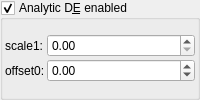
    <widget class="MyGroupBox" name="groupCheck_analyticDE_enabled_false">
     <property name="title">
      <string>Analytic D&amp;E enabled</string>
     </property>
     <property name="checkable">
      <bool>true</bool>
     </property>
     <layout class="QVBoxLayout" name="verticalLayout_12" stretch="0">
      <property name="spacing">
       <number>2</number>
      </property>
      <property name="leftMargin">
       <number>2</number>
      </property>
      <property name="topMargin">
       <number>2</number>
      </property>
      <property name="rightMargin">
       <number>2</number>
      </property>
      <property name="bottomMargin">
       <number>2</number>
      </property>
      <item>
       <layout class="QGridLayout" name="gridLayout_28" columnstretch="0,0,1">
        <property name="spacing">
         <number>2</number>
        </property>
        <item row="1" column="1">
         <widget class="QLabel" name="label_178">
          <property name="text">
           <string>offset0:</string>
          </property>
         </widget>
        </item>
        <item row="0" column="1">
         <widget class="QLabel" name="label_179">
          <property name="text">
           <string>scale1:</string>
          </property>
         </widget>
        </item>
        <item row="0" column="2">
         <widget class="MyDoubleSpinBox" name="spinbox_analyticDE_scale_1">
          <property name="sizePolicy">
           <sizepolicy hsizetype="Minimum" vsizetype="Maximum">
            <horstretch>0</horstretch>
            <verstretch>0</verstretch>
           </sizepolicy>
          </property>
          <property name="prefix">
           <string/>
          </property>
          <property name="suffix">
           <string/>
          </property>
          <property name="decimals">
           <number>2</number>
          </property>
          <property name="minimum">
           <double>0.000000000000000</double>
          </property>
          <property name="maximum">
           <double>99.989999999999995</double>
          </property>
          <property name="singleStep">
           <double>0.100000000000000</double>
          </property>
         </widget>
        </item>
        <item row="1" column="2">
         <widget class="MyDoubleSpinBox" name="spinbox_analyticDE_offset_0">
          <property name="sizePolicy">
           <sizepolicy hsizetype="Minimum" vsizetype="Maximum">
            <horstretch>0</horstretch>
            <verstretch>0</verstretch>
           </sizepolicy>
          </property>
          <property name="prefix">
           <string/>
          </property>
          <property name="suffix">
           <string/>
          </property>
          <property name="decimals">
           <number>2</number>
          </property>
          <property name="minimum">
           <double>-99.989999999999995</double>
          </property>
          <property name="maximum">
           <double>99.989999999999995</double>
          </property>
          <property name="singleStep">
           <double>0.100000000000000</double>
          </property>
         </widget>
        </item>
       </layout>
      </item>
     </layout>
    </widget>
